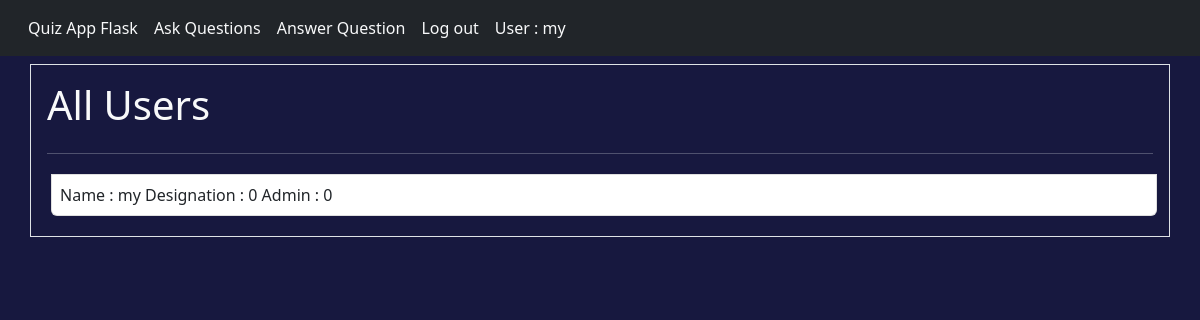
The app's page /allusers (signed in), older data.
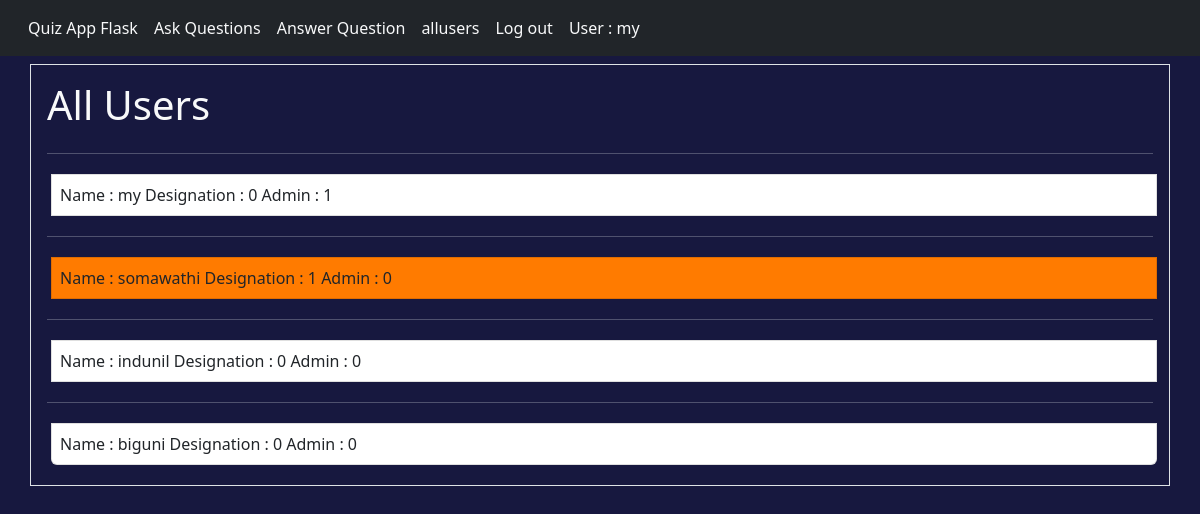
The same page, newer data.
### tables this page shows
CREATE TABLE users ( id integer primary key autoincrement, name text not null, password text not null, teacher boolean not null , admin boolean not null );

### app.py (the view)
@app.route('/allusers', methods =["POST","GET"])
def allusers():
    user = get_current_user()
    db = getDatabase()
    user_cursor = db.execute("select * from users")
    allusers = user_cursor.fetchall()
    return render_template("allusers.html", user = user, allusers = allusers)

### app.py (called while the page is built)
@app.teardown_appcontext
def close_database(error):
    if hasattr(g, 'quizapp_db'):
        g.quizapp_db.close()

def get_current_user():
    user_result = None
    if 'user' in session:
        user = session['user']
        db = getDatabase()
        user_cursor = db.execute("select * from users where name = ?",[user])
        user_result = user_cursor.fetchone()
    return user_result

### database.py (called while the page is built)
def connect_to_database():
    sql = sqlite3.connect("D:/Professional Course/Working/flask_quiz/quizapp.db")
    sql.row_factory = sqlite3.Row
    return sql

def getDatabase():
    if not hasattr(g, "quizapp_db"):
        g.quizapp_db = connect_to_database()
    return g.quizapp_db

### templates/allusers.html (shortened to what this page needs)
{% from "showlinks.html" import show_link  %}
<!doctype html>
<html lang="en">
  <head>
    <link href="https://cdn.jsdelivr.net/npm/bootstrap@5.2.2/dist/css/bootstrap.min.css" rel="stylesheet">
    <link rel="stylesheet" type="text/css" href="{{ url_for('static', filename = 'home.css') }}">
  </head>
  <body>
    <div class="parent">
        <div class="header mb-2">
            {{ show_link(user) }}
        </div>
        <div class="questions_answered container border text-light p-3">
            <h1>All Users</h1>
            <div class="list-group">
              {% if allusers %}
              {% for eachuser in allusers %}
              <hr/>
              <a href="{{ url_for('promote' , id = eachuser['id']) }}"
              class="p-2 m-1 list-group-item list-group-item-action mb-1
              {% if eachuser['teacher'] == 1 %} linkcolor {% endif %}">
                Name : {{ eachuser['name'] }} Designation : {{eachuser['teacher']}} Admin : {{eachuser['admin']}}
              </a>
              {% endfor %}
              {% endif%}
            </div>
        </div>
    </div>
  </body>
</html>

### templates/showlinks.html (shortened to what this page needs)
{% macro show_link(user) %}
<nav class="navbar navbar-expand-lg bg-dark p-2" >
    <div class="container-fluid">
      <div class="collapse navbar-collapse" id="navbarNav">
        <ul class="navbar-nav">
          <li class="nav-item">
            <a class="nav-link active text-light" aria-current="page" href="{{ url_for('index') }}">Quiz App Flask</a>
          </li>
          <li class="nav-item">
            <a class="nav-link text-light" href="{{ url_for('askquestions') }}">Ask Questions</a>
          </li>
          <li class="nav-item">
            <a class="nav-link text-light" href="{{ url_for('answerquestions') }}">Answer Question</a>
          </li>
          {% if user['admin'] == 1 %}
          <li class="nav-item">
            <a class="nav-link text-light" href="{{ url_for('allusers') }}">allusers</a>
          </li>
          {% endif %}
          {% if user %}
          <li class="nav-item">
            <a class="nav-link text-light" href="{{ url_for('logout') }}">Log out</a>
          </li>
          {% endif %}
          {% if user %}
          <li class="nav-item">
            <a class="nav-link text-light" href="#">User : {{ user['name'] }}</a>
          </li>
          {% endif %}
        </ul>
      </div>
    </div>
  </nav>
{% endmacro %}

Row changes from the older to the newer data that the page shows:
changed users "my": admin "0" → "1"
added users: name "somawathi", teacher "1", admin "0"
added users: name "indunil", teacher "0", admin "0"
added users: name "biguni", teacher "0", admin "0"
Text that changed along with them:
text now shown: "allusers"
